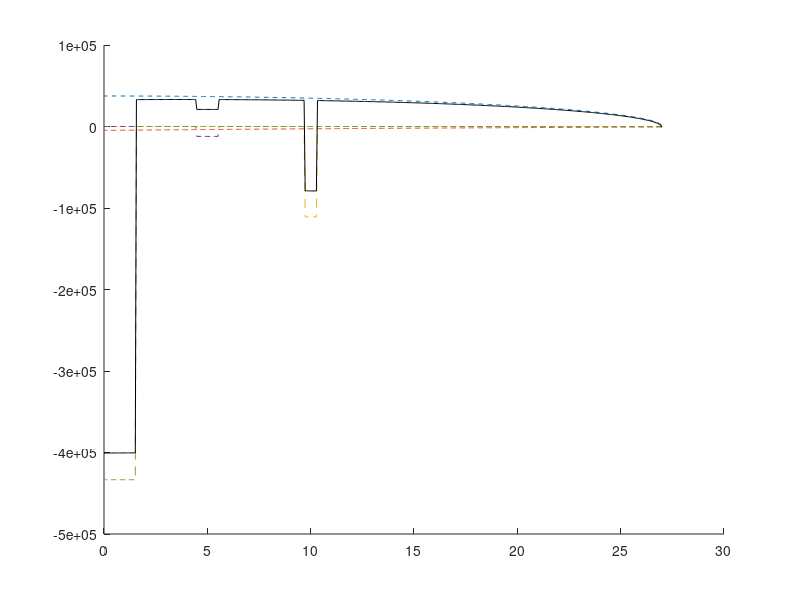

Recreate this plot in MATLAB. (Note: this script raises an error after producing the figure.)
clear
clc
close all

load('ConceptualDesign.mat', 'W0', 'spanWing', 'cRootWing', 'cTipWing', 'components', 'taperWing', 'Thrustline_position')

% Discretising wing into sections
numSections = 500;
wing.chord = linspace(cTipWing, cRootWing, numSections);
wing.span = linspace(spanWing/2, 0, numSections);

% Wing Lift (assuming no tail lift)
wing.lift = 4*W0/(pi*spanWing)*sqrt(1 - (2*wing.span/spanWing).^2);

% Wing Self-weight (assumed quadratic variation)
wing.selfWeight =  6*0.5*components(1).weight/(spanWing*(taperWing^2 + taperWing + 1))*(wing.chord/cRootWing).^2;

% Wing Engine Weight
enginePylonWidth = 0.5; %m
wing.engineWeight = zeros(1, numSections);
[M1,I1] = min(abs(wing.span - Thrustline_position(2) - 0.5*enginePylonWidth));
[M2,I2] = min(abs(wing.span - Thrustline_position(2) + 0.5*enginePylonWidth));
wing.engineWeight(I1:I2) = 0.5*components(7).weight/(wing.span(I1) - wing.span(I2));

% Wing Undercarriage Weight (currently assuming u/c @ y=5m)
ucSupportWidth = 1; %m
wing.ucWeight = zeros(1, numSections);
[M1,I1] = min(abs(wing.span - 5 - 0.5*ucSupportWidth));
[M2,I2] = min(abs(wing.span - 5 + 0.5*ucSupportWidth));
wing.ucWeight(I1:I2) = 0.5*components(5).weight/(wing.span(I1) - wing.span(I2));

% Remaining Aircraft Weight (currently assuming between y=0m and y=1.5m)
fuseWingWidth = 1.5; %m
wing.fuseWeight = zeros(1, numSections);
[M1,I1] = min(abs(wing.span - fuseWingWidth));
I2 = numSections;
wing.fuseWeight(I1:I2) = 0.5*(W0 - components(1).weight - components(7).weight - components(5).weight)/(wing.span(I1) - wing.span(I2));

% Overall Wing Loading
wing.loading = wing.lift - wing.selfWeight - wing.engineWeight - wing.ucWeight - wing.fuseWeight;

% Calculating shear force and bending moment distributions
for i = 2:numSections
    wing.shearForce(i) = trapz(wing.span(1:i), wing.loading(1:i));
    wing.bendingMoment(i) = trapz(wing.span(1:i), wing.shearForce(1:i));
end

% Saving Workspace
save('WingDistributions.mat', 'wing')


% Plotting Results
figure(1)
hold on
plot(wing.span, wing.lift, '--')
plot(wing.span, -wing.selfWeight, '--')
plot(wing.span, -wing.engineWeight, '--')
plot(wing.span, -wing.ucWeight, '--')
plot(wing.span, -wing.fuseWeight, '--')
plot(wing.span, wing.loading, 'k')
legend('Lift Distribution', 'Self-weight Distribution', 'Engine Weight Distribution', 'Undercarriage Weight Distribution', 'Total Loading Distribution', 'Location', ' Southeast')
ylabel('Loading Distribution (N/m)')
xlabel('Wing Spanwise Coordinate y (m)')
title('Wing Vertical Loading Distribution')
grid minor

figure(2)
hold on
plot(wing.span, wing.shearForce)
ylabel('Shear Force (N)')
xlabel('Wing Spanwise Coordinate y (m)')
title('Wing Vertical Shear Force Distribution')
grid minor

figure(3)
hold on
plot(wing.span, wing.bendingMoment)
ylabel('Bending Moment (Nm)')
xlabel('Wing Spanwise Coordinate y (m)')
title('Wing Bending Moment Distribution')
grid minor

